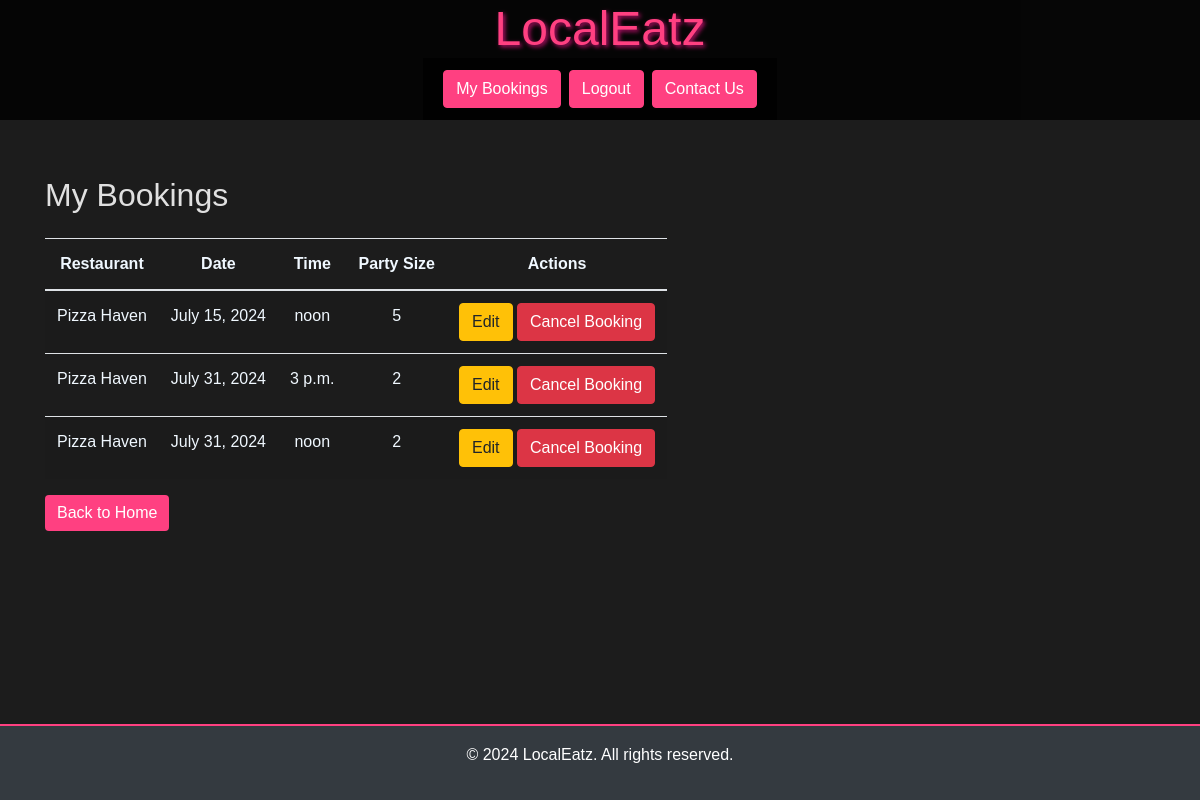
Page /my-bookings/ (signed in) on the earlier database version.
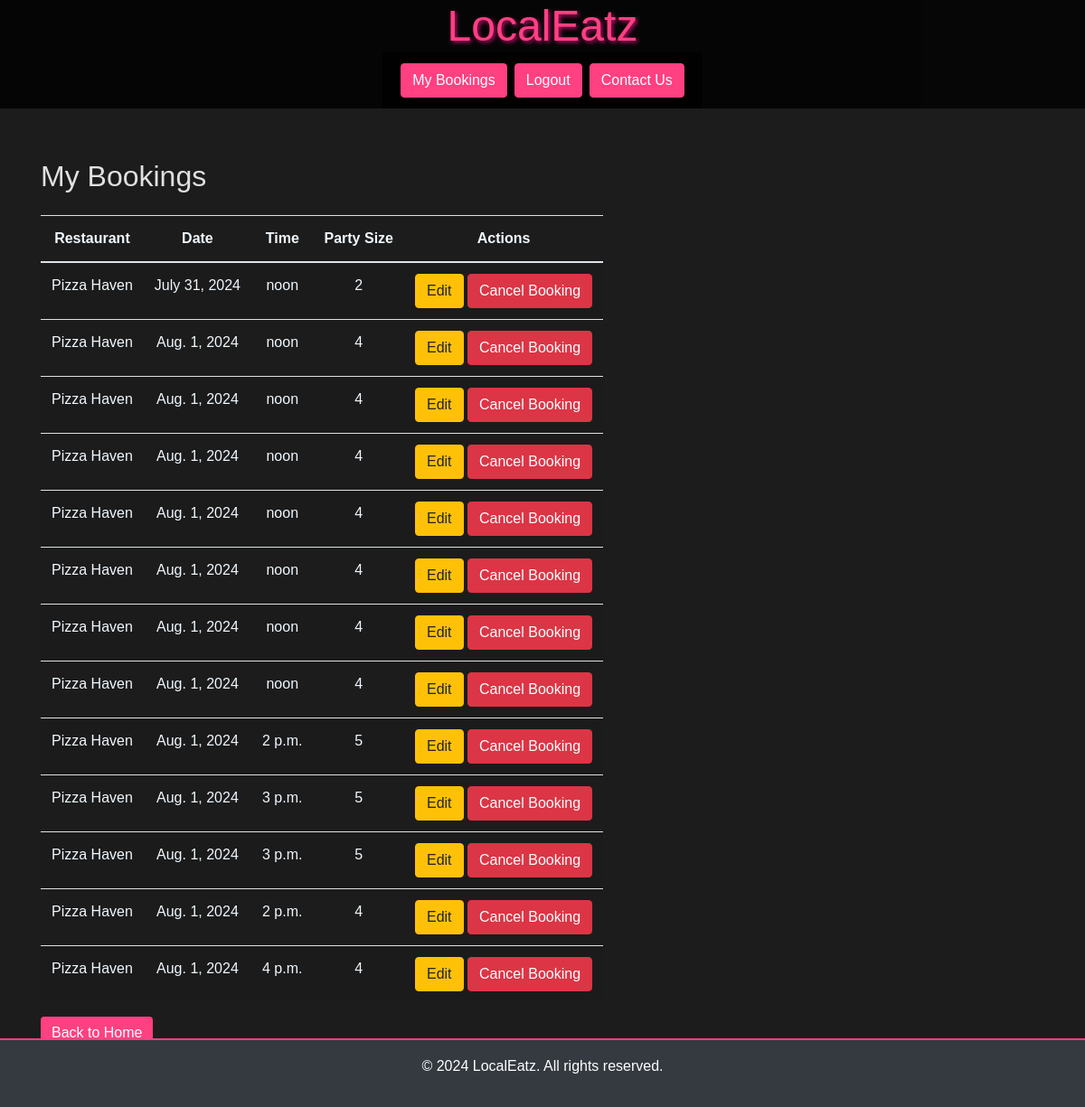
Same page on the later database version.
### restaurants/models.py (models this page shows, shortened)
class Booking(models.Model):
    user = models.ForeignKey(User, on_delete=models.SET_NULL, null=True)  # Reference to the user who made the booking
    restaurant = models.ForeignKey(Restaurant, on_delete=models.CASCADE)  # Reference to the restaurant where the booking was made
    name = models.CharField(max_length=100)  # Name of the person who made the booking
    date = models.DateField()  # Date of the booking
    time = models.TimeField()  # Time of the booking
    party_size = models.PositiveIntegerField()  # Number of people in the party

class Restaurant(models.Model):
    name = models.CharField(max_length=255)  # Name of the restaurant
    address = models.CharField(max_length=255)  # Address of the restaurant
    description = models.TextField(blank=True)  # Optional description of the restaurant
    max_tables = models.IntegerField(default=3)  # Maximum number of tables available in the restaurant

### restaurants/views.py (the view)
# urls.py: path('my-bookings/', views.my_bookings, name='my_bookings'),
@login_required
def my_bookings(request):
    user = request.user
    bookings = Booking.objects.filter(user=user)  # Filter bookings by the current user
    return render(request, 'users/my_bookings.html', {'bookings': bookings})

### restaurants/templates/users/my_bookings.html (shortened to what this page needs)
{% extends 'base.html' %}
{% block content %}
<div class="container mt-5">
    <h2 class="mb-4">My Bookings</h2>
    {% if bookings %}
    <div class="table-responsive">
        <table class="table table-striped">
            <thead>
                <tr style="color: aliceblue;">
                    <th>Restaurant</th>
                    <th>Date</th>
                    <th>Time</th>
                    <th>Party Size</th>
                    <th>Actions</th>
                </tr>
            </thead>
            <tbody>
                {% for booking in bookings %}
                <tr style="color: aliceblue;">
                    <td>{{ booking.restaurant.name }}</td>
                    <td>{{ booking.date }}</td>
                    <td>{{ booking.time }}</td>
                    <td>{{ booking.party_size }}</td>
                    <td>
                        <a href="{% url 'edit_booking' booking.id %}" class="btn btn-warning">Edit</a>
                        <button data-booking-id="{{ booking.id }}" class="btn btn-danger cancel-btn">Cancel
                            Booking</button>
                    </td>
                </tr>
                {% endfor %}
            </tbody>
        </table>
        {% else %}
        <p>You have no bookings yet.</p>
        {% endif %}
        <a href="{% url 'home' %}" class="btn btn-custom">Back to Home</a>
    </div>
</div>
{% endblock %}

Differences in the rows shown:
removed Booking: restaurant.name "Pizza Haven", date "July 15, 2024", time "noon", party_size "5"
removed Booking: restaurant.name "Pizza Haven", date "July 31, 2024", time "3 p.m.", party_size "2"
added Booking: restaurant.name "Pizza Haven", date "Aug. 1, 2024", time "noon", party_size "4"
added Booking: restaurant.name "Pizza Haven", date "Aug. 1, 2024", time "noon", party_size "4"
added Booking: restaurant.name "Pizza Haven", date "Aug. 1, 2024", time "noon", party_size "4"
added Booking: restaurant.name "Pizza Haven", date "Aug. 1, 2024", time "noon", party_size "4"
added Booking: restaurant.name "Pizza Haven", date "Aug. 1, 2024", time "noon", party_size "4"
added Booking: restaurant.name "Pizza Haven", date "Aug. 1, 2024", time "noon", party_size "4"
added Booking: restaurant.name "Pizza Haven", date "Aug. 1, 2024", time "noon", party_size "4"
added Booking: restaurant.name "Pizza Haven", date "Aug. 1, 2024", time "2 p.m.", party_size "5"
added Booking: restaurant.name "Pizza Haven", date "Aug. 1, 2024", time "3 p.m.", party_size "5"
added Booking: restaurant.name "Pizza Haven", date "Aug. 1, 2024", time "3 p.m.", party_size "5"
added Booking: restaurant.name "Pizza Haven", date "Aug. 1, 2024", time "2 p.m.", party_size "4"
added Booking: restaurant.name "Pizza Haven", date "Aug. 1, 2024", time "4 p.m.", party_size "4"
